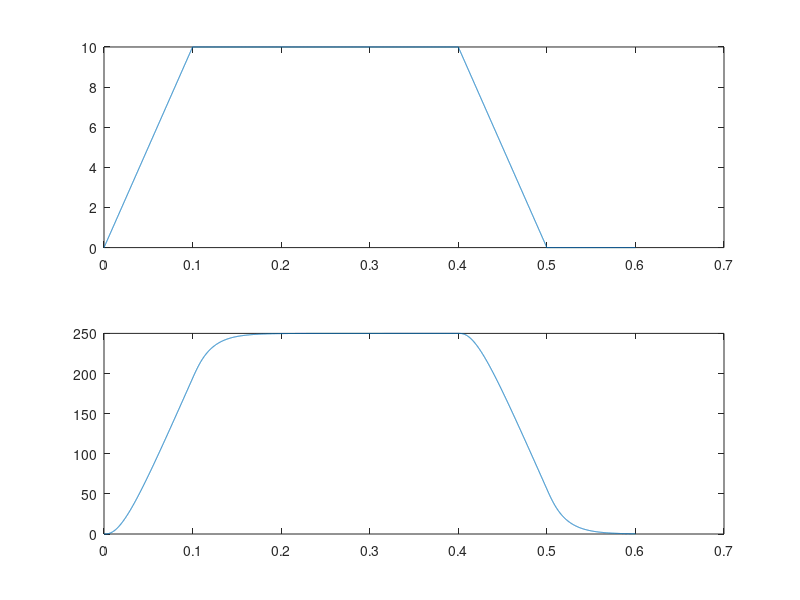

This figure's MATLAB source:
R = 0.6;
L = 0.002;
c = 0;
K_T = 0.04;
K_e = 0.04;
I = 6e-5;

A = [-R/L, -K_e/L; K_T/I, -c/I];
B = [1/L; 0]; C = [0,1]; D = [0];

sys = ss(A,B,C,D);
Time_constants = -1./real(eig(A))
time = 0:0.0001:0.6;
k = 0;
for t = 0:0.0001:0.6
    k = k+1;
    if t < 0.1
        v(k) = 100*t;
    elseif t <= 0.4
        v(k) = 10;
    elseif t <= 0.5
        v(k) = -100*(t-0.4) + 10;
    else
        v(k) = 0;
    end
end
[y,t] = lsim(sys, v, time);
subplot(2,1,1), plot(time,v)
subplot(2,1,2), plot(time,y)